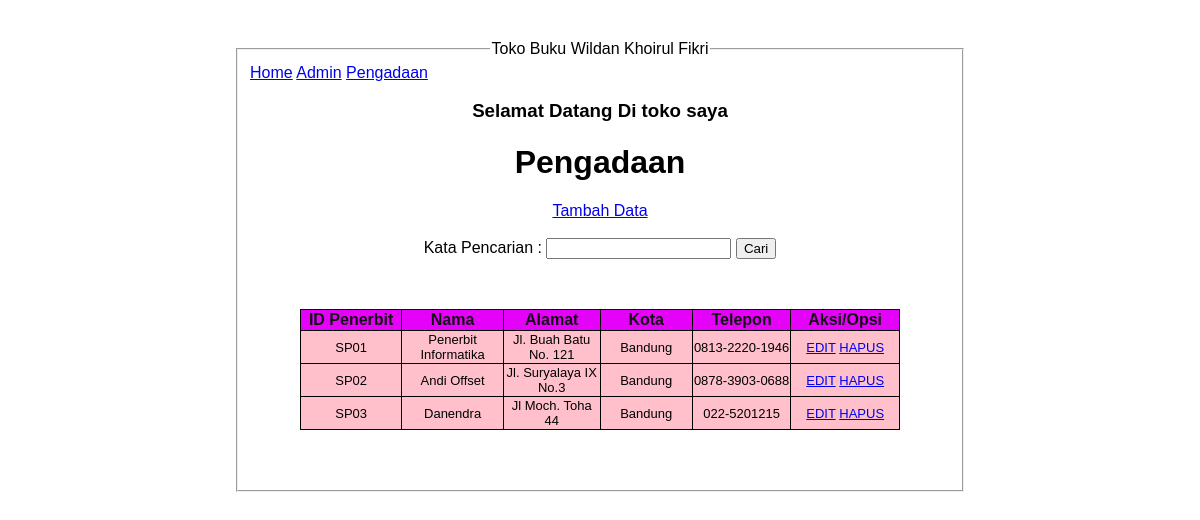
/Pengadaan.php, run on the app's committed database.
### tables this page shows
CREATE TABLE `tabel_penerbit` (
  `id_penerbit` varchar(10) NOT NULL,
  `nama` varchar(20) NOT NULL,
  `alamat` varchar(30) NOT NULL,
  `kota` varchar(10) NOT NULL,
  `telpon` varchar(30) NOT NULL
);

### Pengadaan.php (the view, shortened to what this page needs)
<!DOCTYPE html>
<html lang='en'>
<head>
    <link rel="stylesheet" href="style.css">
</head>
<body>
<fieldset >
    <legend align="center">Toko Buku Wildan Khoirul Fikri</legend>
    <div class="nav">
        <a href="index.php">Home</a>
        <a href="admin.php">Admin</a>
        <a href="pengadaan.php">Pengadaan</a>
    </div>
    <h3 align="center">Selamat Datang Di toko saya</h3>
    <center><h1>Pengadaan</h1></center>
   <center><a href="tambah_penerbit.html">Tambah Data</a></center>
    <br>
    <div class="cari">
    <form method="GET" action="Pengadaan.php">
    <label>Kata Pencarian : </label>
    <input type="text" name="kata_cari" value="<?php if(isset($_GET['kata_cari'])) { echo
    $_GET['kata_cari']; } ?>" />
    <button type="submit">Cari</button>
    </div>
    <table class="table-home">
        <thead class="dalam">
            <tr>
            <th>ID Penerbit</th>
            <th>Nama</th>
            <th>Alamat</th>
            <th>Kota</th>
            <th>Telepon</th>
            <th colspan="2">Aksi/Opsi</th>
            </tr>
        </thead>
        <tbody>
            <?php
            include 'koneksi.php';
            if(isset($_GET['kata_cari'])) {
            $kata_cari = $_GET['kata_cari'];
            $query = "SELECT * FROM tabel_penerbit WHERE id_penerbit like '%".$kata_cari."%' OR
            nama like '%".$kata_cari."%' OR
            telpon like '%".$kata_cari."%' ORDER BY id_penerbit ASC";
            } else {
            $query = "SELECT * FROM tabel_penerbit ORDER BY id_penerbit ASC";
            }
            $result = mysqli_query($koneksi, $query);
            while ($row = mysqli_fetch_assoc($result)) {
        ?>
                <tr align="center">
                    <td><?php echo $row['id_penerbit']; ?></td>
                    <td><?php echo $row['nama']; ?></td>
                    <td><?php echo $row['alamat']; ?></td>
                    <td><?php echo $row['kota']; ?></td>
                    <td><?php echo $row['telpon']; ?></td>
                    <td>
                        <a href="edit_form1.php?id_penerbit=<?php echo $row['id_penerbit']; ?>">EDIT</a>
                        <a href="delete_penerbit.php?id_penerbit=<?php echo $row['id_penerbit']; ?>">HAPUS</a>
                    </td>
                </tr>
        <?php
        }
        ?>
    </tbody>
    </table>
    </fieldset>
    </body>
    </html>

### style.css (style rules this page uses)
fieldset { width: 400px; margin:auto; }
.cari { text-align: center; }
body { margin: 40px; font-family: Arial, Helvetica, sans-serif ; }
.table-home { margin: 50px; border-radius: 4px; }
table { width: 600px; font-size: 13px; color:black; border-collapse: collapse; align-items: center; }
table thead { color: rgb(19, 18, 18); font-size: 16px; width: 100%; }
table th { border: 1px solid black; background-color: rgb(228, 3, 248); width: 50px; }
table td { border: 1px solid black; background-color: pink; width: 200px; }

### data on the page
tabel_penerbit: id_penerbit "SP01", nama "Penerbit Informatika", alamat "Jl. Buah Batu No. 121", kota "Bandung", telpon "0813-2220-1946"
tabel_penerbit: id_penerbit "SP02", nama "Andi Offset", alamat "Jl. Suryalaya IX No.3", kota "Bandung", telpon "0878-3903-0688"
tabel_penerbit: id_penerbit "SP03", nama "Danendra", alamat "Jl Moch. Toha 44", kota "Bandung", telpon "022-5201215"
